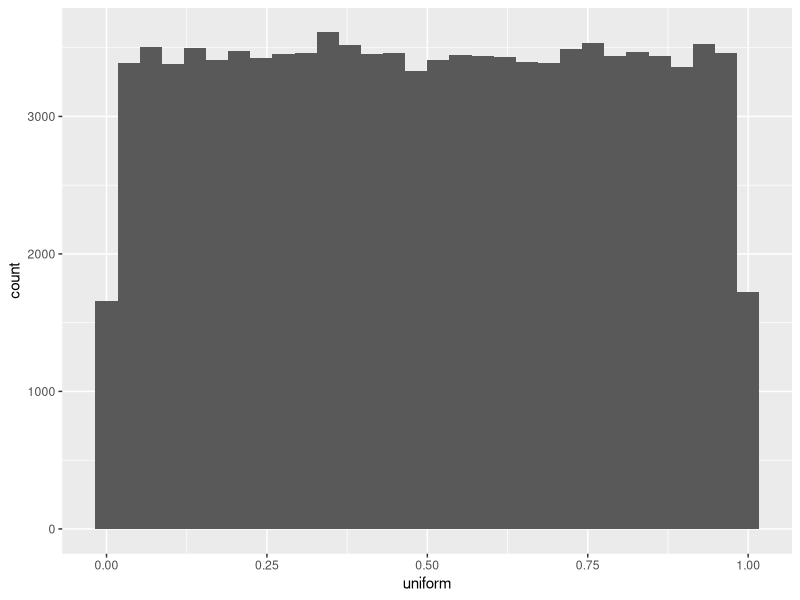
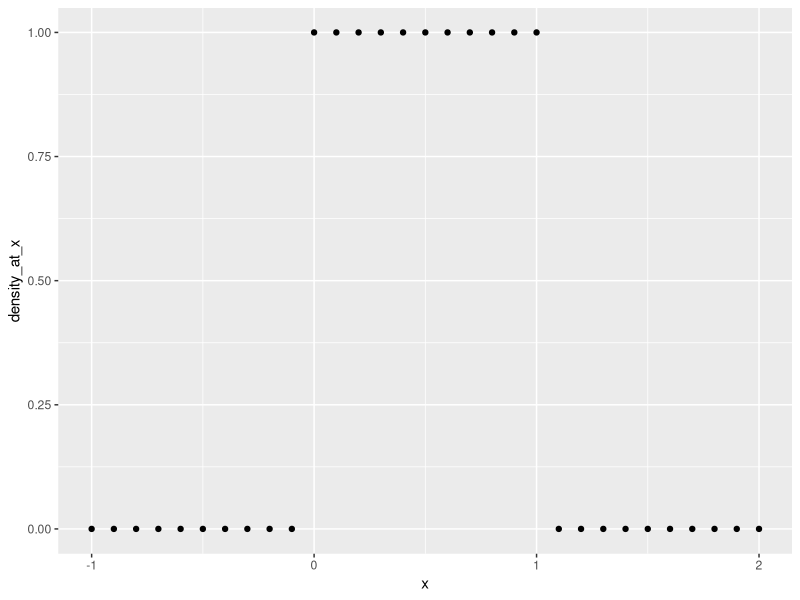
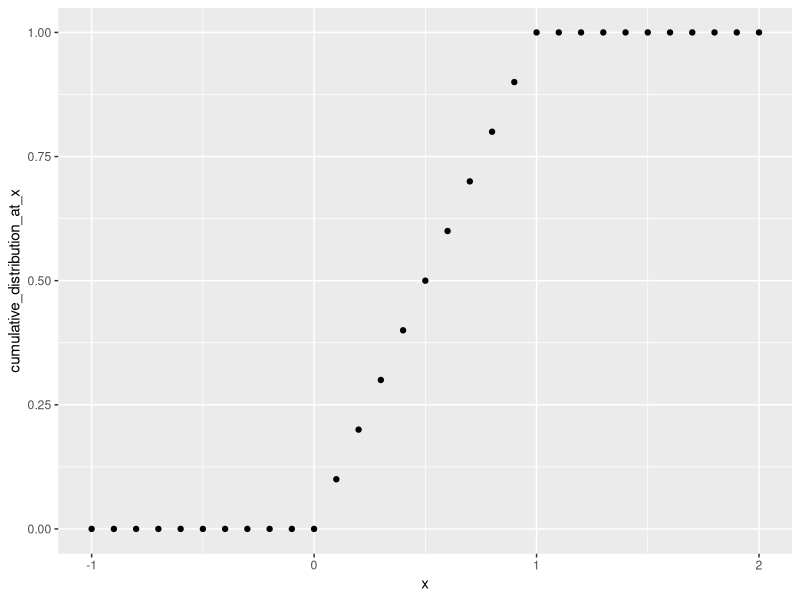
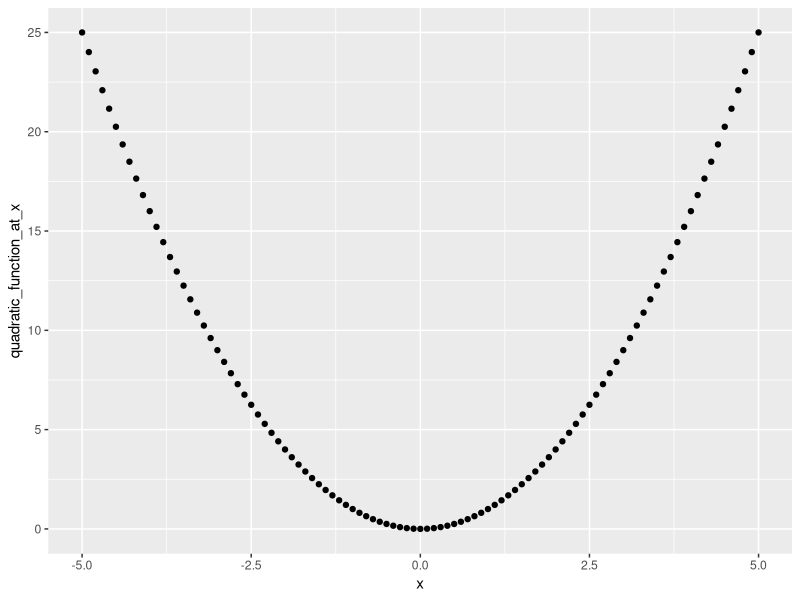

The R script that drew these images, in order:
#' # Math and Statistics
#'
#' [Intro Slides](06-statistics.html)
#'
#' R calls itself a *software environment for statistical computing*. Math and
#' statistics are at the heart of R. This Lesson provides an overview of the
#' many build-in functions for math and statistics. We will also discuss some
#' basic statistical modeling techniques.
#'
#'
#' ## Math
#'
#' ### Basic Math Functions
#'
#' R includes an extensive set of built-in math functions. Here is a partial
#' list:
#'
#' - `log()`: Natural logarithm
#' - `exp()`: Exponential function, base e
#' - `sqrt()`: Square root
#' - `abs()`: Absolute value
#' - `sin()`, `cos()`, and so on: Trigonometric functions
#' - `min()` and `max()`: Minimum value and maximum value within a vector
#' - `which.min()` and `which.max()`: Index of the minimal element and maximal
#'    element of a vector
#' - `pmin()` and `pmax()`: Element-wise minima and maxima of several vectors
#' - `sum()` and `prod()`: Sum and product of the elements of a vector
#' - `cumsum()` and `cumprod()`: Cumulative sum and product of the elements of a
#'    vector
#' - `round()`, `floor()`, and `ceiling()`: Round to the closest integer, to the
#'    closest integer below, and to the closest integer above
#'
#' Most of these functions are self explaining. Some remarks:
#'
#' The functions `cumsum()` and `cumprod()` return cumulative sums and products.

x <- c(12, 5, 13)
cumsum(x)
cumprod(x)

#' In `x`, the sum of the first element is 12, the sum of the first two elements
#' is 17, and the sum of the first three elements is 30.
#'
#' The function `cumprod()` works the same way as `cumsum()`, but with the
#' product instead of the sum.
#'
#' We briefly mentioned the difference between `min()` and `pmin()` in the last
#' chapter. The former simply combines all its arguments into one long vector
#' and returns the minimum value in that vector. In contrast, if `pmin()` is
#' applied to two or more vectors, it returns a vector of the pair-wise minima,
#' hence the name `pmin`. Here's an example:

x <- c(1, 5, 6, 2, 3, 1)
y <- c(3, 5, 2, 3, 2, 2)

min(x)
pmin(x, y)

#' In the first case, `min()` computed the smallest value in `c(1, 5, 6, 2, 3,
#' 1)`. But the call to `pmin()` computed  the smaller of 1 and 3, yielding 1;
#' then the smaller of 5 and 5, which is 5; then the minimum  of 6 and 2, giving
#' 2, and so on.
#'
#' ### Linear Algebra Operations on Vectors and Matrices *(optional)*
#'
#' Multiplying a vector by a scalar works directly, as you saw earlier. Here's
#' another example:

y <- c(1, 3, 4, 10)
2 * y

#' For matrix multiplication in the mathematical sense, the operator to use is
#' `%*%`, not `*` . For instance, here we compute the matrix product:
#'
#' Here's the code:

a <- matrix(c(1, 3, 2, 4), nrow = 2, ncol = 2)
x <- matrix(c(1, 0, -1, 1), nrow = 2, ncol = 2)
b <- a %*% x; b

#' The function `solve()` will solve systems of linear equations and find
#' matrix inverses. For example, to solve this equation for `x`:
#'
#' a %*% x = b
#'
#' Here's the code:

solve(a, b)

#' And for the inverse:

solve(a)

#' In that second call to `solve()`, the lack of a second argument signifies
#' that we simply wish to compute the inverse of the matrix.
#'
#' Here are a few other linear algebra functions:
#'
#' - `t()`: Matrix transpose
#' - `qr()`: QR decomposition
#' - `chol()`: Cholesky decomposition
#' - `det()`: Determinant
#' - `eigen()`: Eigenvalues/eigenvectors
#' - `diag()`: Extracts the diagonal of a square matrix (useful for obtaining
#'   variances from a covariance matrix and for constructing a diagonal matrix).
#'
#'
#' ### Statistical Distributions *(optional)*
#'
#' R has functions available for most of the standard statistical distributions.
#' Prefix the name as follows:
#'
#' - `d` for the density function
#' - `p` for the cumulative distribution function
#' - `q` for quantile function
#' - `r` for random number generation
#'
#' The rest of the name indicates the distribution.
#'
#' Let's start with a very simple distribution, the **uniform distribution**,
#' which describes an experiment where each value on a continuous scale is
#' equally likely.
#'
#' The `runif(n)` function returns a vector of `n` uniformly distributed random
#' numbers. We will visualize the outcome, using ggplot:

library(tidyverse)
tibble(uniform = runif(100000)) %>%
  ggplot(mapping = aes(x = uniform)) +
  geom_histogram()

#' These functions also have arguments specific to the given distribution. The
#' uniform distribution has a `min` and `max` argument that allows you to
#' control the range on the random numbers.
#'
#' The density function of a uniform distribution looks as follows. Values below
#' 0 and above 1 have 0 probability, while all values between 0 and 1 are
#' equally likely:

x <- seq(-1, 2, 0.1)  # evaluation from -1 to 2
tibble(x, density_at_x = dunif(x)) %>%
  ggplot(mapping = aes(x = x, y = density_at_x)) +
  geom_point()

#' The **cumulative distribution function** describes the probability that a
#' realization occurs below a certain value. As before, the probability of a
#' realization below 0 is 0. The cumulative distribution function then increases
#' linearly up to one; the probability is 1 (it is certain) that a realization
#' is smaller than or equal to 1:

tibble(x, cumulative_distribution_at_x = punif(x)) %>%
  ggplot(mapping = aes(x = x, y = cumulative_distribution_at_x)) +
  geom_point()

#' The **quantile function** is the inverse function of the cumulative
#' distribution function. It returns the value at which the probability of a
#' realization is equal to the one specified in the argument. It is useful to
#' calculate critical values. For the uniform distribution, this is quite
#' boring:

qunif(0.025)

#' Performing the same calculations for the **normal distribution** is left as
#' an exercise.
#'
#'
#' ### Set Operations *(optional)*
#'
#' R includes some handy set operations, including these:
#'
#' - `union(x, y)`: Union of the sets `x` and `y`
#' - `intersect(x, y)`: Intersection of the sets `x` and `y`
#' - `setdiff(x, y)`: Set difference between `x` and `y`, consisting of all
#'   elements of `x` that are not in `y`
#' - `setequal(x, y)`: Test for equality between `x` and `y`
#' - `c %in% y`: Membership, testing whether `c` is an element of the set `y`
#'
#' Here are some examples of using these functions:

x <- c(1, 2, 5)
y <- c(5, 1, 8, 9)

union(x, y)
intersect(x, y)
setdiff(x, y)
setdiff(y, x)
2 %in% x
2 %in% y
x %in% y

#' The set operators are frequently used with character vectors, for example:

intersect(c("Sara", "Leo", "Max"), c("Mia", "Leo"))


#' ### Exercises
#'
#' 1. Create a vector `v` containing 10 uniformly distributed random numbers.
#'
#' 2. Calculate `log(v)` and store it as `logv`
#'
#' 3. Calculate `exp(logv)` and compare it to `v`. What do you observe?
#'
#' 4. In the vector `c(1, 2, 5, -2, -1, NA)`, what is the minimum? Hint: You may
#' have a look at the help, the relevant function has an argument that we
#' discussed in the previous lesson.
#'
#' 5. Plot the density function and the cumulative distribution function for
#' a normal distribution. Run an experiment with 10000 draws from a normal
#' distribution and plot its histogram. Look up the critical value where the
#' probability of a realization being lower than that value is 0.025.
#'
#' 6. Consider the vectors: `c(2, 5, 1)` and `c(2, 1, 7, 3)`. Which elements are
#' in the first but not in the second vector? Which elements are in the second
#' but not in the first vector? Which elements are in both vectors?
#'
#'
#' ## Linear Regression
#'
#' Let's perform a simple linerar regression, using two vector in the `anscombe`
#' data set:

lm(anscombe$y1 ~ anscombe$x1)

#' If a `data` argument is provided, the formula is evaluated within the data
#' frame, similar to the working of `mutate()`.

lm(y1 ~ x1, data = anscombe)

#' As we have seen, the `summary()` function gives a more detailed overview of a
#' regression, so we will usually wrap the function around:

summary(lm(y1 ~ x1, data = anscombe))

#' Let's try a more complex example, with more than a single independent
#' variable. In the last lesson, we have investigated the `swiss` data set.
#' Let's use it to perform linear regression.
#'
#' To start with, we may want to regress the `Fertility` variable on all other
#' variables. The formula interface offers a convenient shortcut for this task,
#' the `.`, which stands for 'all variables in the data set':

summary(lm(Fertility ~ ., data = swiss))

#' This is a standard Ordinary Least Square (OLS) regression summary, as it
#' exists in many statistical software applications: According to the output,
#' `Education` and `Agriculture` has a significant negative relationship on
#' Fertility, while `Catholic` and `Infant.Mortality` has a positive impact. The
#' coefficient on `Examination` is not significantly different from 0. Note also
#' that the R2 is quite high (0.71), meaning the 5 variables are explaining 71%
#' of the variation in `Fertility`.
#'
#' If we want to be more specific about which variable we want to include, we
#' can use the `+` operator in the formula interface.

summary(lm(Fertility ~ Education + Catholic + Infant.Mortality, data = swiss))

#' The `+` here combines variables in the formula. If you want to use the `+` in
#' the usual way -- to add elements of two vectors -- you can use the `I()`
#' function. The following will add `Eduction` and `Catholic` element-wise and
#' use the sum as a single regressor variable.

summary(lm(Fertility ~ I(Education + Catholic), data = swiss))

#' By default, the model contains an intercept. If you want to turn it off, you
#' can add a `0` at the beginning:

summary(lm(Fertility ~ 0 + Education + Catholic, data = swiss))

#' There is a bunch of helper functions for linear models:

m <- lm(Fertility ~ Education, data = swiss)

coef(m)                       # the OLS coefficients
confint(m, level = 0.95)      # confidence intervals of the coefficients
fitted(m)                     # fitted values of the regression
resid(m)                      # residuals

#' ### Example: Bootstrapping standard errors *(optional)*
#'
#' We want to use our simple linear model to explore another, very powerful
#' statistical technique: the bootstrap. The bootstrap can be used to assess the
#' variability of almost any statistical estimation, whether we understand it or
#' not.
#'
#' Fortunately, we understand linear models, and the accuracy of the
#' coefficients can be easily assessed by looking at the analytically derived
#' standard errors:

m <- lm(Fertility ~ Education, data = swiss)
summary(m)

#' A standard error of 0.1448 tells us that there is a 68.3% (`pnorm(1) -
#' pnorm(-1)`) probability that the true coefficient is between `-0.8624 -
#' 0.1448` and `-0.8624 + 0.1448`.
#'
#' What if we wouldn't have these standard errors? How much confidence should we
#' have in our estimate of -0.8624? Let's figuring out by using the bootstrap.
#'
#' First, we create a simple function, `boot.fn()`, that takes the `swiss` data
#' set as an argument, plus and `index` argument, which is used to pick rows in
#' the data. The function returns the coefficients of the model the linear
#' regression model. To keep it simple, we just focus on the second coefficient:

boot.fn <- function(data, index){
  unname(coef(lm(Fertility ~ Education, data = data[index, ]))[2])
}

#' To verify that it works we are running with the dataset in the original
#' order.

boot.fn(swiss, 1:nrow(swiss))

#' The idea of the bootstrap is to re-estimate our model with mutated data, were
#' the mutated data is a random sample of the original data. An estimation on a
#' mutated dataset can be generated as such:

boot.fn(swiss, sample(1:nrow(swiss), replace = TRUE))

#' The `replace = TRUE` argument ensures that we are not ending up with the
#' original dataset. If `replace` is `TRUE`, some rows will appear multiple
#' times in the mutated dataset.
#'
#' Each time we run this function, we get a different result. The final step of
#' the bootstrap is now to this many times, and analyze the results:

res <- numeric(1000)
for (i in 1:1000){
  res[i] <- boot.fn(swiss, sample(1:nrow(swiss), replace = TRUE))
}

#' Happily, both the mean and the standard deviation is very close to what we
#' got from our the analytic result:

mean(res)
sd(res)

#' The `boot` function from the boot package gives some more powerful tools to
#' perform bootstrap analysis. For example, it can run simulations on
#' several cores, which may speed up the simulation.

library(boot)
system.time(boot(swiss, boot.fn, R = 1000, parallel = "multicore", ncpus = 4))
system.time(boot(swiss, boot.fn, R = 1000))


#' ### Factors in regression models
#'
#' A factor is simply as an integer vector with a bit of extra information.
#' That extra information consists of a record of the distinct values in that
#' vector, called levels:

x <- c("female", "male", "male", "female")
xf <- factor(x)
class(xf)

#' To see whats's in `xf`, let's 'unclass' it:

unclass(xf)

#' The core of `xf` is not `c("female", "male", "male", "female")`, but an
#' integer vector `c(1, 2, 2, 1)`. The level attribute maps the integer to their
#' original meaning: `1` means `"female"` and `2` means `"male"`.
#'
#' From a memory perspective, this is appealing, since you just have to save an
#' integer value, rather than the whole string. However, today, character
#' vectors are cached in a hash table, and are already memory efficient. So, the
#' two ways of storing data are equivalent from a memory perspective. That's why
#' we want to get rid of factors whenever we can!
#'
#' In a linear regression, however, factors are cool. To see how they work,
#' let's add a new variable, `Conf`, to our dataset, which is `"protestant"` if
#' the share of Catholics is below 50, and `"catholic"` otherwise. We then
#' transform it to a `factor`. (We can omit the last step, as R will convert all
#' character variable to factors when used in a regression.)

library(tidyverse)
swiss_plus <-
  swiss %>%
  as_tibble() %>%
  mutate(Conf = if_else(Catholic >= 50, "catholic", "protestant")) %>%
  mutate(Conf = as.factor(Conf))


#' We have now a categorical variable in our dataset. The usual way to deal with
#' this variable would be to build a dummy variable, which contains 0 for
#' catholic and 1 for protestant locations. Thanks to factors, R will do this
#' automatically for you:

summary(lm(Fertility ~ Education + Conf, data = swiss_plus))

#' ### Exercises
#'
#' 1. Plot the bivariate relationship between `Agriculture` and `Fertility`.
#'
#' 2. Perform a bivariate linear regression.
#'
#' 3. Plot both the data and the regression line in a single graph.
#'
#' 4. Also add `Education` to the regression. How has the coefficient of
#' `Agriculture` changed? Do you have an explanation for it?
#'
#' 5. Add a dummy variable `DCATH` that contains 0 if the share of Catholics is
#' below 50, 1 otherwise. Verify that including a factor really leads to the
#' same result.
#'
#'
#' ## Numerical Optimization *(optional)*
#'
#' R offers a large collection of tools for numerical optimization. The built-in
#' standard function is `optim()`, which is sufficient in most situations. The
#' syntax of `optim()` is different from the functions we met so far, in that
#' the second argument of the function is a function itself! Let's see how it
#' works:
#'
#' Let's define a simple quadratic function as our *objective function*:

quadratic_function <- function(x){
  x^2
}

#' To see how it looks, let's evaluate it for a sequence of numbers:
#'
x <- seq(from = -5, to = 5, by = 0.1)
tibble(x, quadratic_function_at_x = quadratic_function(x)) %>%
  ggplot(mapping = aes(x = x, y = quadratic_function_at_x)) +
  geom_point()

#' Suppose you want to find the minimum value of this function. Visual
#' inspection already told us that the minimum is at `x = 0`, where the function
#' evaluates to 0. If you know calculus, you could have derived this result
#' analytically. Often, however, the problem is too complicated, or there is no
#' analytical solution at all. So you want to use numerical optimization
#' instead.
#'
#' A simple way to perform numerical optimization is to evaluate the function
#' over a relevant range of values, and simply pick the lowest. In our example,
#' picking the minimum of `y` would have given you the correct result.

x[which.min(y)]

#' This was *grid-search* minimization, which works fine for small problems like
#' this. A problem with grid search is that is quite inefficient. If you know
#' the function is increasing at `x = 1` what is the point of checking for a
#' minimum at `x = 1.1`?
#'
#' The `optim` function includes several methods that handle this problem in a
#' more efficient way. Usually, for numerical optimization, you need to give the
#' computer a hint where to start, by providing an initial value for each
#' parameter. 0, would be an obvious starting point, but we don't want to make
#' it too boring, so let's try something different.

op <- optim(4, quadratic_function, method = "Brent", lower = -100, upper = 100)

#' Here, we were using the "Brent" method, which is suited for the single
#' parameter optimization that we have here. If you have more than one
#' parameter, the default "Nelder-Mead" usually works fine.
#'
#' As we have seen before, complex functions in R often return a complex object.
#' `optim` returns a list with 5 components, where the first, `par`, is the one
#' we are mostly interested in:

op$par

#' For a more complex example, let's find the solution to the linear regression
#' problem *numerically*. This is the result we want to replicate:

m <- lm(Fertility ~ Education, data = swiss)
coef(m)

#' The OLS estimator is minimizing the sum of squared residuals. Let us write
#' down our *objective function*:

sum_of_squared_residuals <- function(b){
  b0 <- b[1]
  b1 <- b[2]
  fitted.values <- b0 + b1 * swiss$Education
  residuals <- swiss$Fertility - fitted.values
  squared_residuals <- residuals^2
  sum(squared_residuals)
}

#' The argument `b` is a vector of length 2, containing the coefficient for the
#' intercept and for `Education`. Using the two coefficients and the data, we
#' calculate  `fitted.values`, the value predicted by our model. The difference
#' between the actual values (`swiss$Fertility`) are the residuals. In order to
#' calculate the sum of squared residuals, we square the residual vector
#' element- wise and sum up the elements, using the `sum()` function.
#'
#' For every two coefficients, the function returns the sum of squared
#' residuals. E.g., an intercept of 0 and a slope of 1 lead to a pretty high sum
#' of squared residuals:

sum_of_squared_residuals(c(0, 1))

#' Using the `optim` function, we can easily find the coefficients that minimize
#' the function (the initial values are chosen arbitrarily):

optim(c(0, 0), sum_of_squared_residuals)

#' Indeed: At a value of `4015.238`, The OLS estimator `c(79.6077096,
#' -0.8618092)` is minimizing the sum of squared residuals!
#'
#'
#' ## Extended Exercises
#'
#' 1. It can be shown *analytically* that the OLS estimator can be calculated as
#' follows, using matrix algebra:
#'
#'     b = (X'X)^(-1)X'y
#'
#'     See, e.g., here (the formula is on page 4):
#'
#'     [http://www.stat.purdue.edu/~jennings/stat514/stat512notes/topic3.pdf](http://www.stat.purdue.edu/~jennings/stat514/stat512notes/topic3.pdf)
#'
#'     where `X` is the data matrix, possibly including an intercept, and `y` is a
#'     column vector containing the left-hand variable.
#'
#'     Let's consider our simple linear model from above:

   m <- lm(Fertility ~ Education, data = swiss)
   coef(m)

#' Can you replicate the result of `coef(m)`, using pure matrix algebra?
#' Hints: Construct `X` first, adding a vector of 1s as an intercept. Make
#' sure X is of class "matrix", not "data.frame". It should look like this:


#      Intercept Education
# [1,]         1        12
# [2,]         1         9
# [3,]         1         5
# [4,]         1         7
# [5,]         1        15

#' This is matrix algebra, so you will need to use matrix multiplication, not
#' the usual element-wise multiplication. Also remember the inverse and the
#' transpose function from above.
